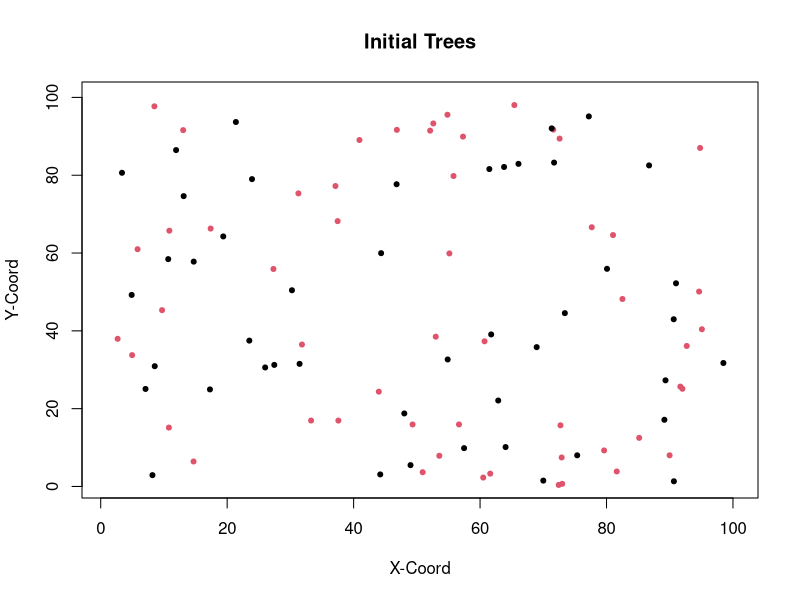

Reproduce this figure in R. (Note: this script raises an error after producing the figure.)
#Load packages
library(tidyverse) 
library(gridExtra) 


### Initialize params ###

# Set up a grid to represent land
#Place individuals on plot
xsize = ysize = 100

numInd = 100
numSpecies = 2
data <-  tibble("ID" = 1:numInd, "age" = 3, 
                species = sample(numSpecies, numInd, replace = TRUE), "xlocation" = runif(numInd, 0, 100), 
                "ylocation" = runif(numInd,0,100), "parentalDistance" = 0, "Pathogen" = 0)

#Choose an initial 25% of population to be infected
infected <- sample(numInd, numInd/4)
data$Pathogen[which(data$ID %in% infected)] <- 1

plot(data$xlocation, data$ylocation, col = data$species, pch = 20, xlim = c(1,100), ylim = c(1,100),
     xlab = "X-Coord", ylab = "Y-Coord", main = "Initial Trees")



#Set up rates of birth/death/growth etc...
deltaT = 1 #1 year periods of growth
ageChange = deltaT
dispParam = 8 #dispersalParam
uniqueSp = unique(data$species)
numYears = 1000



#Carrying Capacity
K= 2000

# Can be anywhere from ~0.2 to ~3. Once its above ~1 you get oscillation above and below carrying capacity and program
#gets a fair bit slower as you near 3
growthRate1 = 1
growthRate2= 1

#Pathogen initials

#This is how far away a tree can be infected. But its a torus so setting the value to 100 does not man 
#every tree is infected. best values seem to be between 2.5 and 3 (for infected death rate around 0.03)
#Too low and pathogens go extinct, too high and all trees quickly pathogenized
PathDensParam = 2.7

infectionRate1 = 0.7
infectionRate2 = 0.7

#Has to stay lower than infected death rates. Slows growth to carrying capacity as it gets larger but
# tree dynamics seem to be similar between 0.01 and 0.05, but pathogens end up growing much slower
#and have larger swings as death rates increase
healthyDeathRate = 0.02

#Dynamics get much more variable when value is ~0.04 or more. 0.02-0.04 pretty good
infectedDeathRate1 = 0.05
infectedDeathRate2 = 0.05
# Used for summary statistics
speciesPopulation = NULL
pathPop = NULL
agePops = NULL
pathAgePop = NULL
denseSpecies <- NULL

### MAIN LOOP ####


for(t in seq(0, numYears, by = deltaT)){ 
  
  #disperse seed
  adults <- data[data$age > 3, ]
  seedsPerSpecies <- NULL
  for (i in 1:numSpecies){
    speciesPop = nrow(data[data$species == i,])
    numSeeds <- carryingCapacity(i, speciesPop, nrow(data), K)
    seedsPerSpecies <- c(seedsPerSpecies, numSeeds)
  }
  Ind = data[1, ]
  babies <- dispersal(adults)
  data <- bind_rows(data, babies)
  
  #Background death of adults. Death rate decreases with age
  data <- backgroundDeath(data)
  
  #Count number of each species
  countSpecies <- speciesSize(data$species)
  speciesPopulation <-  bind_rows(speciesPopulation, countSpecies)
  
  #pathogens reproduce
  newPathogens <- pathGrowth(data)
  data$Pathogen[which(data$ID %in% newPathogens$ID)] <- 1
  
  #Supplemental
  countPaths <- data[data$Pathogen==1,]
  pathAges <- speciesSize(countPaths$species)
  pathPop <- bind_rows(pathPop, pathAges)
  
  
  #Supp  functions/Statistics
  ages <- tibble("gen" = t, "babies" = nrow(subset(data, age < 6)), "young" = nrow(subset(data, age >= 6 & age <=20)), "middle aged" = nrow(subset(data, age > 20 &
                                                                                                                                                     age < 50)), 
                 "old" = nrow(subset(data, age >= 50)))
  agePops <- bind_rows(agePops, ages)

  
  #These fucntions plot the trees every generation. I mainly use these when trying to
  #paramterize something so I can see the effects on several generations. Otherwise comment them out
  
  plot(data$xlocation, data$ylocation, col = data$species, pch = 20, xlim = c(1,100), ylim = c(1,100),
       main = "Tree Population", ylab = "Count", xlab = "Generation")
 
  print(t)
  
  #Grow
  data$age = data$age + deltaT
  
}


##### MAIN FUNCTIONS #######

#Carrying Capacity limits birth rates

carryingCapacity = function(species,speciesN, totalN, K){
  if(species==1){
    s = speciesN * growthRate1
  }else{
    s = speciesN * growthRate2
  }
  popGrowth <- (s*(K-totalN)/K)
  popGrowth <-  ifelse(popGrowth > 0, popGrowth, 0)
  return(popGrowth)
  
}

#Disperse x number of seeds per parent. 

dispersal <- function(Trees){
  babies = NULL
  for(i in 1:numSpecies){
    speciesTree <- Trees[Trees$species == i,]
    if(nrow(speciesTree)> 0){
      #Before running this, we calculate seeds per species using the carrying capacity function
      numBabies <- ceiling(seedsPerSpecies[i])
      #take a random sample of conspecific adult trees to disperse the seeds
      parents <- slice_sample(speciesTree, n = numBabies, replace = TRUE)
      if (nrow(parents)>0){
        for (i in 1:nrow(parents)){
          parent = parents[i,]
          baby = parent[1, ]
          baby$age = as.integer(0)
          if(parent$species == 1){
            baby$ID  = max(data$ID) + i 
          }
          else{
            baby$ID  = max(babies$ID) + i 
          }
          baby$species  =  parent$species
          babyDist = (rnorm(1, mean=0, sd=dispParam))
          baby$Pathogen = 0
          r = babyDist * sqrt(runif(1))
          theta = runif(1)*2*pi
          baby$xlocation = ((r*cos(theta)) + parent$xlocation) %% xsize
          baby$ylocation = ((r*sin(theta)) + parent$ylocation) %% ysize
          baby$parentalDistance = abs(r)
          babies <- bind_rows(babies, baby)
        }
      }
      
    }
  }
  return(babies)
}




#Natural Background death
backgroundDeath <- function(population){
  living = c()
  probDeath = c()
  for (i in 1:nrow(population)){
    if (data[i,]$Pathogen == 1 & data[i,]$species ==1){
      alive <- (runif(1) > infectedDeathRate1)
      living[i] = alive
    }else if (data[i,]$Pathogen == 1 & data[i,]$species ==2) {
      alive <- (runif(1) > infectedDeathRate2)
      living[i] = alive
    }
    else{
      alive <- (runif(1) > healthyDeathRate)
      living[i] = alive
    }
    
  }
  return(population[living,])
}




#### virulence FUNCTIONS ######

pathGrowth <- function(trees){
  newPathogens <- NULL
  infectedTrees <- data[data$Pathogen == 1,]
  healthyTrees <- data[data$Pathogen == 0,]
  for (i in 1:nrow(infectedTrees)){
    indTree = infectedTrees[i, ]
    newInfections = subset(healthyTrees, xlocation > (indTree$xlocation - (PathDensParam))%% xsize
                           & xlocation < (indTree$xlocation + (PathDensParam))%% xsize
                           & ylocation > (indTree$ylocation - (PathDensParam))%% xsize
                           & ylocation < (indTree$ylocation + (PathDensParam))%% xsize
                           & species == indTree$species)
    if (indTree$species==1){
      newInfections <- slice_sample(newInfections, n = round(nrow(newInfections)* infectionRate1))
      newPathogens <- bind_rows(newPathogens, newInfections)
    }else{
      newInfections <- slice_sample(newInfections, n = round(nrow(newInfections)* infectionRate2))
      newPathogens <- bind_rows(newPathogens, newInfections)
    }
    
    
  }
  newPathogens <- newPathogens[!duplicated(newPathogens),]
  return(newPathogens)
}



### SUPPLEMENTAL FUNCTIONS###


#Plot trees 
plotSpecies(speciesPopulation) 
totals <- speciesPopulation %>% mutate(total = (`Species 1` + `Species 2` + `Species 3`))
plot(totals$total, pch = 20, col = "cadetblue3")


#Plot Pathogens
plotSpecies(pathPop)
totals <- pathPop %>% mutate(total = (`Species 1` + `Species 2` + `Species 3`))
plot(totals$total, pch = 20, col = "cadetblue3")

#Plot the age distribution over time of trees
agePops1 <-  pivot_longer(agePops, cols = !gen, names_to = "Group", values_to = "Count")
agePopGraph <- ggplot(agePops1, aes(gen, Count, color = Group))+
  geom_line()
agePopGraph



#Plot amount of each species
plotSpecies <- function(speciesPopulation){
  speciesPopulation <- add_column(speciesPopulation, gen = 1:nrow(speciesPopulation))
  speciesPopulation <- pivot_longer(speciesPopulation, cols = starts_with("Species"), names_to = "Species",
                                    names_prefix = "Species ", values_to = "Count")
  ggplot(data = speciesPopulation, aes(gen, Count, col = Species))+
    geom_point()+
    geom_line()+
    ylim(0, max(speciesPopulation$Count))+
    ylab("Tree Count")
  
}

#Called from main for loop to track species
speciesSize <- function(speciesTypes){
  a = speciesTypes[speciesTypes == 1]
  b = speciesTypes[speciesTypes == 2]
  c = speciesTypes[speciesTypes == 3]
  
  df <- tibble("Species 1" = length(a), "Species 2" = length(b), "Species 3" = length(c))
  return(df)
}
